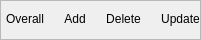
                        <widget class="QFrame" name="menus">
                         <property name="minimumSize">
                          <size>
                           <width>0</width>
                           <height>40</height>
                          </size>
                         </property>
                         <property name="maximumSize">
                          <size>
                           <width>16777215</width>
                           <height>40</height>
                          </size>
                         </property>
                         <property name="styleSheet">
                          <string notr="true">QFrame{border-bottom:1px solid #463755}
</string>
                         </property>
                         <property name="frameShape">
                          <enum>QFrame::StyledPanel</enum>
                         </property>
                         <property name="frameShadow">
                          <enum>QFrame::Raised</enum>
                         </property>
                         <layout class="QVBoxLayout" name="verticalLayout_25">
                          <property name="spacing">
                           <number>0</number>
                          </property>
                          <property name="leftMargin">
                           <number>5</number>
                          </property>
                          <property name="topMargin">
                           <number>0</number>
                          </property>
                          <property name="rightMargin">
                           <number>0</number>
                          </property>
                          <property name="bottomMargin">
                           <number>0</number>
                          </property>
                          <item alignment="Qt::AlignLeft">
                           <widget class="QFrame" name="managementcontainer">
                            <property name="styleSheet">
                             <string notr="true">QFrame{border:none}
QPushButton{
border:none;
border-bottom: 2px solid transparent;
border-radius:0px;
}</string>
                            </property>
                            <property name="frameShape">
                             <enum>QFrame::StyledPanel</enum>
                            </property>
                            <property name="frameShadow">
                             <enum>QFrame::Raised</enum>
                            </property>
                            <layout class="QHBoxLayout" name="horizontalLayout_8">
                             <property name="spacing">
                              <number>20</number>
                             </property>
                             <property name="leftMargin">
                              <number>0</number>
                             </property>
                             <property name="topMargin">
                              <number>0</number>
                             </property>
                             <property name="rightMargin">
                              <number>0</number>
                             </property>
                             <property name="bottomMargin">
                              <number>0</number>
                             </property>
                             <item>
                              <widget class="QPushButton" name="btn_management_overall">
                               <property name="styleSheet">
                                <string notr="true"/>
                               </property>
                               <property name="text">
                                <string>Overall</string>
                               </property>
                               <property name="iconSize">
                                <size>
                                 <width>16</width>
                                 <height>16</height>
                                </size>
                               </property>
                               <property name="autoDefault">
                                <bool>false</bool>
                               </property>
                               <property name="default">
                                <bool>false</bool>
                               </property>
                               <property name="flat">
                                <bool>false</bool>
                               </property>
                              </widget>
                             </item>
                             <item>
                              <widget class="QPushButton" name="btn_management_add">
                               <property name="text">
                                <string>Add</string>
                               </property>
                              </widget>
                             </item>
                             <item>
                              <widget class="QPushButton" name="btn_management_delete">
                               <property name="text">
                                <string>Delete</string>
                               </property>
                              </widget>
                             </item>
                             <item>
                              <widget class="QPushButton" name="btn_management_update">
                               <property name="text">
                                <string>Update</string>
                               </property>
                              </widget>
                             </item>
                            </layout>
                           </widget>
                          </item>
                         </layout>
                        </widget>
